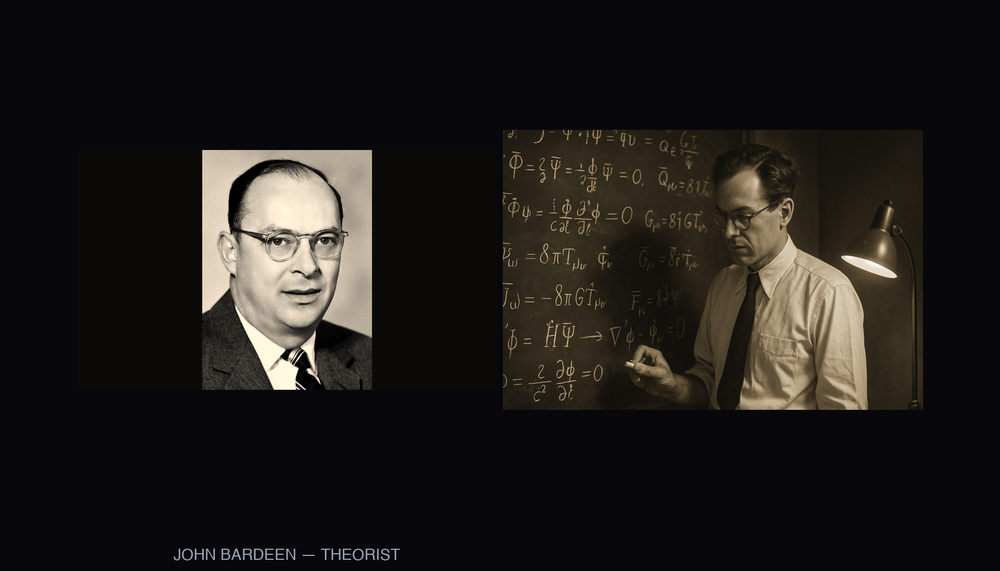
#> input picture teams/youtube-content/projects/jersey-stack-ep1-transistor/assets/images/scene-11.png, 1000 x 571 px, shrunk from 1792 x 1024 before the run
$ python split_composite_scenes.py
#> lines starting #> are read from the running program, lines starting #| are printed output that depends on the picture
#!/usr/bin/env python3
"""
Split side-by-side composite scene images into two separate files.

Per Nick's storyboard notes: scenes 11, 12, 13, 17 each have a composite where the
left half is a portrait and the right half is an action/context shot. Split at
x=896 (the natural midpoint of these 1792x1024 composites).
"""
from PIL import Image
from pathlib import Path

ASSETS = Path("assets/images")

splits = [
    {
        "scene": 11,
        "source": "scene-11.png",
        "left_name":  "scene-11-bardeen-portrait.png",
        "right_name": "scene-11-bardeen-chalkboard.png",
    },
    {
        "scene": 12,
        "source": "scene-12.png",
        "left_name":  "scene-12-brattain-portrait.png",
        "right_name": "scene-12-brattain-bench.png",
    },
    {
        "scene": 13,
        "source": "scene-13.png",
        "left_name":  "scene-13-shockley-portrait.png",
        "right_name": "scene-13-bardeen-insight.png",
    },
    {
        "scene": 17,
        "source": "scene-17.png",
        "left_name":  "scene-17-shockley-portrait.png",
        "right_name": "scene-17-shockley-hotel.png",
    },
]

for s in splits:
    src = ASSETS / s["source"]
    img = Image.open(src)
#> img is the input picture: PIL image 1000x571 RGB; mean R, G, B 30.7, 28.1, 26.4
    w, h = img.size
#> w = 1000; h = 571
    mid = w // 2
#> mid = 500
    left  = img.crop((0,   0, mid, h))
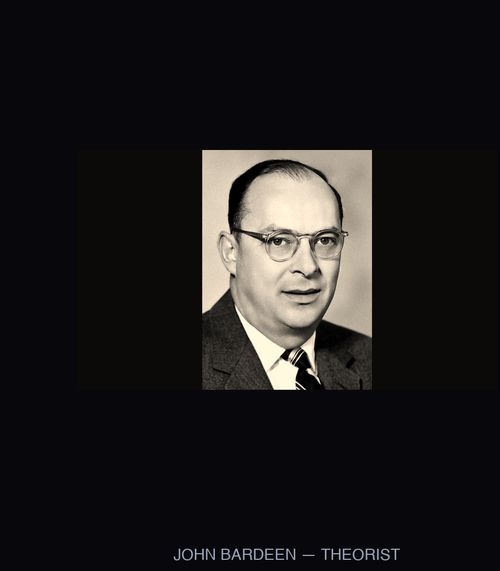
#> left: PIL image 500x571 RGB; mean R, G, B 29.8, 28.2, 28.6
    right = img.crop((mid, 0, w,   h))
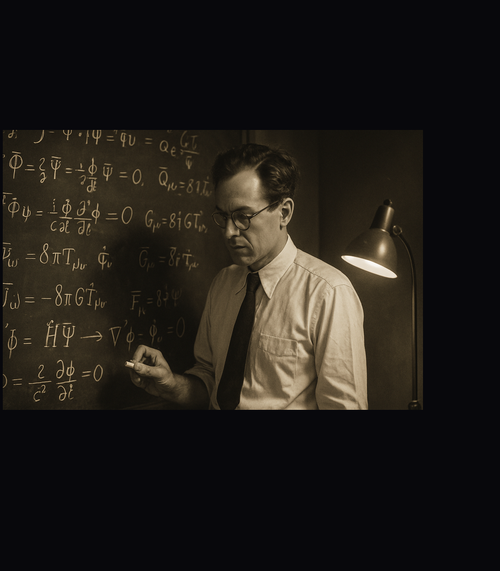
#> right: PIL image 500x571 RGB; mean R, G, B 31.6, 28, 24.1
    left_path  = ASSETS / s["left_name"]
    right_path = ASSETS / s["right_name"]
    left.save(left_path)
    right.save(right_path)
    print(f"scene {s['scene']}: {src.name} ({w}x{h}) -> "
          f"{left_path.name} ({left.size[0]}x{left.size[1]}), "
          f"{right_path.name} ({right.size[0]}x{right.size[1]})")
#| scene 11: scene-11.png (1000x571) -> scene-11-bardeen-portrait.png (500x571), scene-11-bardeen-chalkboard.png (500x571)
#> pass 2 of the loop `for s in splits:`:
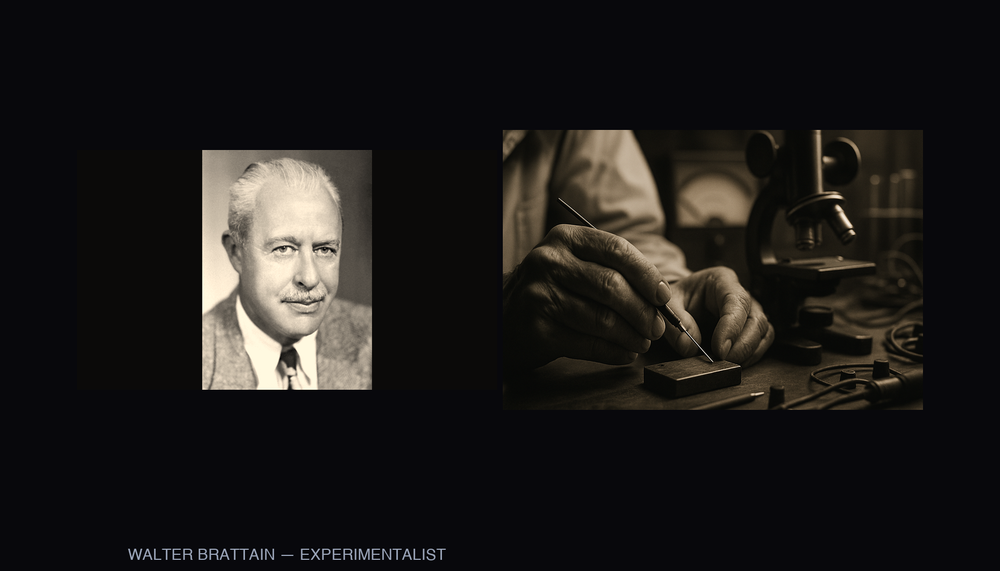
#> input picture teams/youtube-content/projects/jersey-stack-ep1-transistor/assets/images/scene-12.png, 1000 x 571 px, shrunk from 1792 x 1024 before the run
#> img is the input picture: PIL image 1000x571 RGB; mean R, G, B 28.5, 26.4, 25.4
#> `left  = img.crop((0,   0, mid, h))`:
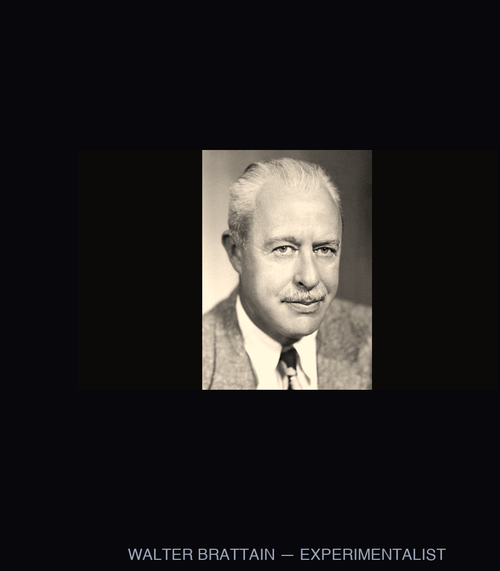
#> left: PIL image 500x571 RGB; mean R, G, B 32.3, 30.6, 30.7
#> `right = img.crop((mid, 0, w,   h))`:
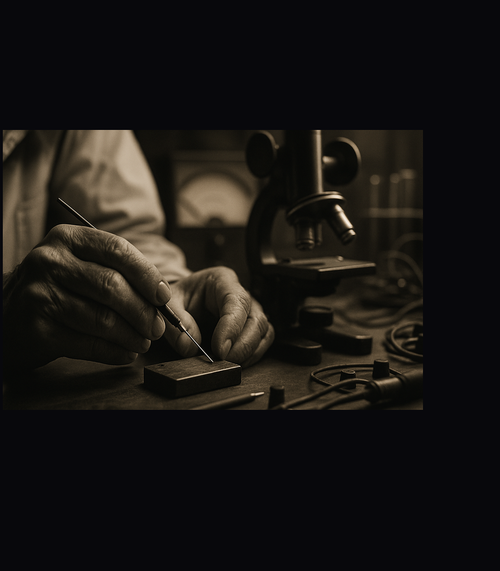
#> right: PIL image 500x571 RGB; mean R, G, B 24.7, 22.1, 20.1
#| scene 12: scene-12.png (1000x571) -> scene-12-brattain-portrait.png (500x571), scene-12-brattain-bench.png (500x571)
#> (the run stopped early here; a loop or call above may not have finished)
